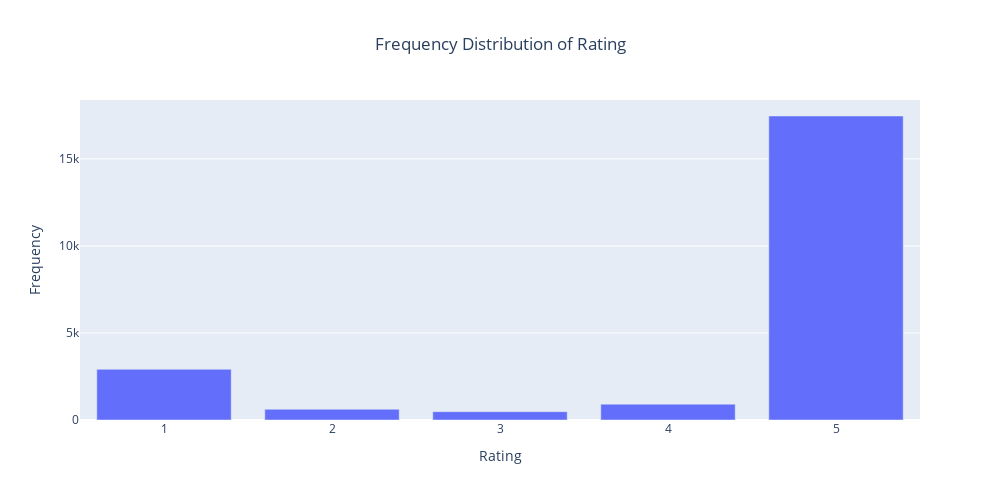

The notebook cell saved with this chart:
### Code cell
fig = go.Figure()
fig.add_trace(trace=go.Bar(x=labels,y=value))

fig.update_layout(height=500,
                width=1000,
                title_text='Frequency Distribution of Rating',
                title_x=0.5,
                yaxis_title='Frequency',
                xaxis_title='Rating')

fig.show()

### Figure 1 — Plotly figure (JSON) as saved in the notebook; plotly's stock layout.template omitted (floating-point values rounded to 4 significant figures)
{"data": [{"type": "bar", "x": [5, 1, 4, 2, 3], "y": [17463, 2912, 911, 615, 478]}], "layout": {"height": 500, "title": {"text": "Frequency Distribution of Rating", "x": 0.5}, "width": 1000, "xaxis": {"title": {"text": "Rating"}}, "yaxis": {"title": {"text": "Frequency"}}}}
